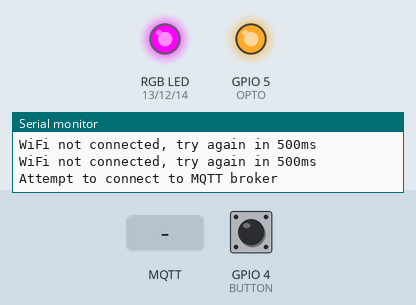
The sketch below on a simulated ESP8266 (NodeMCU). Shown: an RGB LED mixed from three pins (HIGH = lit), output pins drawn as LEDs (lit = HIGH), the last lines printed to the serial monitor. Dashed ring = blinking. The inputs (shaded band) are chosen by the test bench; at power-on: GPIO 4 (BUTTON) HIGH. WiFi joins after 1.5 s; servers stay silent unless stated; no MQTT or app messages arrive unless stated.

Above: at 2.7 s.
2.8 s: MQTT message "1" arrives on the first subscribed topic
At 5.18 s:
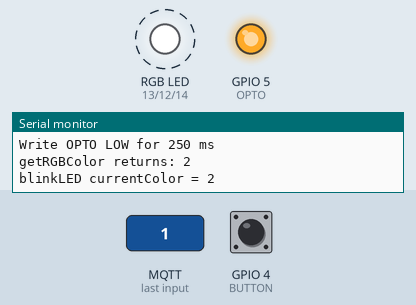
5.8 s: MQTT message "0" arrives on the first subscribed topic
8.8 s: GPIO 4 (BUTTON) pulled LOW for 3.2 s
At 8.93 s:
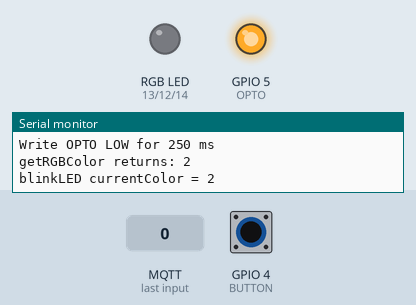
13.5 s: MQTT message "2" arrives on the first subscribed topic
16.5 s: GPIO 4 (BUTTON) pulled LOW for 1 s
At 17.64 s:
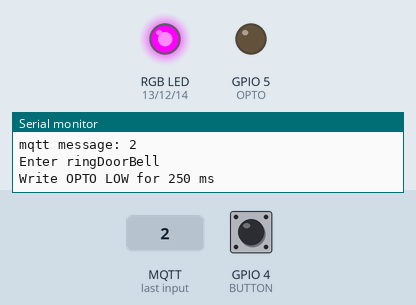
Timing chart, 0 to 20.5 s (numbered marks = the images above; inputs shaded):
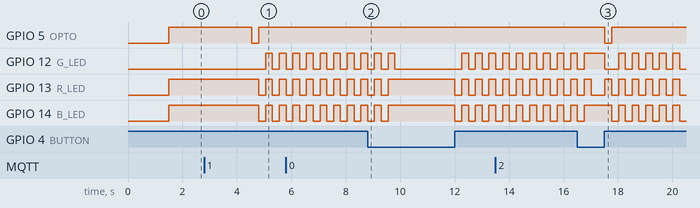

The sketch:

arduino-mqtt-sketch.ino
```cpp
// Based on Tutorials at https://vimalb.github.io/IoT-ESP8266-Starter/

#include <ESP8266WiFi.h>
WiFiClient WIFI_CLIENT;
// MQTT
#include <PubSubClient.h>
PubSubClient MQTT_CLIENT;

#define LIGHT_SENSOR A0
#define OPTO   5    // D1
#define R_LED 13    // D7
#define G_LED 12    // D6
#define B_LED 14    // D5
#define BUTTON 4    // D2

enum RGB_Bits {
  Black   = 0x00000000,
  Red     = 0x00000001,
  Green   = 0x00000002,
  Blue    = 0x00000004,
  Cyan    = Green | Blue,
  Magenta = Red | Blue,
  Yellow  = Red | Green,
  White   = Red | Green | Blue
};

// Replace with values for your environment
char mqtt_client_name[] = "ESP-123ABC";
char mqtt_server[] = "192.168.0.122";
bool doorbellSoundOn = true;

////////////////////////////////////////////////
//
// Setup
//
////////////////////////////////////////////////

void setup() {

  // Initialize the serial port
  Serial.begin(115200);

  pinMode(R_LED, OUTPUT);
  pinMode(G_LED, OUTPUT);
  pinMode(B_LED, OUTPUT);
  pinMode(OPTO, OUTPUT);
  pinMode(BUTTON, INPUT_PULLUP);

// Replace with values for your environment
  WiFi.begin("YourWiFiName", "YourWiFiPassword");

  while (WiFi.status() != WL_CONNECTED) {
    Serial.println("WiFi not connected, try again in 500ms");
    delay(500);
  }

  // HIGH is OPTO off (LED connected to VCC)
  digitalWrite(OPTO, HIGH);
  setLEDColorToSoundEnabled(doorbellSoundOn);
}

////////////////////////////////////////////////
//
// Functions
//
////////////////////////////////////////////////

void setLEDColorToSoundEnabled(bool soundOn) {
  soundOn == true ? setLEDColor(Green) : setLEDColor(Red);
}

// Set RGB bits
void setLEDColor(RGB_Bits color) {
  // Invert color bits since LEDs common cathode connected to VCC
  digitalWrite(R_LED, !(color & Red));
  digitalWrite(G_LED, !(color & Green));
  digitalWrite(B_LED, !(color & Blue));
}

// Read the current RGB LED color
RGB_Bits getRGBColor() {
  int color = Black;
  if (digitalRead(R_LED) == 0) {
    color |= Red;
  }
  if (digitalRead(G_LED) == 0) {
    color |= Green;
  }
  if (digitalRead(B_LED) == 0) {
    color |= Blue;
  }
  Serial.print("getRGBColor returns: ");
  Serial.println(color, HEX);
  return static_cast<RGB_Bits>(color);
}

// Blink the LED
void blinkLED(int milliseconds, int cycles, RGB_Bits color) {
  RGB_Bits currentColor = getRGBColor();
  Serial.print("blinkLED currentColor = ");
  Serial.println(currentColor, HEX);
  for (int i = 0; i < cycles; i++) {
    setLEDColor(color);
    delay(milliseconds);
    setLEDColor(Black);
    delay(milliseconds);
  }

  setLEDColor(currentColor);
}

// Ring the doorbell
void ringDoorbell() {
  Serial.println("Enter ringDoorBell");

  if (doorbellSoundOn == true) {
    Serial.println("Write OPTO LOW for 250 ms");
    // Pull opto output low
    digitalWrite(OPTO, LOW);
    delay(250);
    digitalWrite(OPTO, HIGH);
  }

  blinkLED(250, 10, White);
}

// This function handles received messages
void mqttSubscriptionCallback(char* topic, byte* payload, unsigned int length) {

  // Convert the message payload from bytes to a string
  String message = "";
  for (unsigned int i=0; i< length; i++) {
    message = message + (char)payload[i];
  }

  // Print the message to the serial port
  Serial.print("mqtt message: ");
  Serial.println(message);

  ringDoorbell();
}

// This function connects to the MQTT broker
void reconnect() {
  // Set our MQTT broker address and port
  MQTT_CLIENT.setServer(mqtt_server , 1883);
  MQTT_CLIENT.setClient(WIFI_CLIENT);

  // Loop until we're reconnected
  while (!MQTT_CLIENT.connected()) {
    // Attempt to connect
    Serial.println("Attempt to connect to MQTT broker");
    MQTT_CLIENT.connect(mqtt_client_name);

    // Wait some time to space out connection requests
    delay(3000);
  }

  Serial.println("MQTT connected");

  // Subscribe to the topic where our web page is publishing messages
  MQTT_CLIENT.subscribe("cmnd/pir_sense/doorbell/ring");
  // MQTT_CLIENT.subscribe("cmnd/#");

  // Set the message received callback
  MQTT_CLIENT.setCallback(mqttSubscriptionCallback);
}

////////////////////////////////////////////////
//
// Main Loop
//
////////////////////////////////////////////////

void loop() {
  // Check if we're connected to the MQTT broker
  if (!MQTT_CLIENT.connected()) {
    // If we're not, attempt to reconnect
    reconnect();
  }

  if(digitalRead(BUTTON) == LOW) {

    // Debounce
    while(digitalRead(BUTTON) == LOW) {
      delay(100);
    }

    Serial.println("Button pressed, toggle doorbellSoundOn");
    doorbellSoundOn = !doorbellSoundOn;
    setLEDColorToSoundEnabled(doorbellSoundOn);

    if (doorbellSoundOn == true) {
      Serial.println("doorbellSoundOn == true, publish cmnd/pir_sense/doorbell/ring");
      MQTT_CLIENT.publish("cmnd/pir_sense/doorbell/ring", "Button push on esp8266");
    }
  }

  // Check for incoming MQTT messages
  MQTT_CLIENT.loop();
}
```

Measured:
- after the input at 2.8 s, GPIO 5 (OPTO): HIGH → LOW after 1.8 s, → HIGH 0.25 s later; GPIO 12 (G_LED): LOW → HIGH after 2.3 s, → LOW 0.25 s later, → HIGH 0.25 s later; GPIO 13 (R_LED), GPIO 14 (B_LED): alternates HIGH for 0.25 s and LOW for 0.25 s, starting after 2.0 s
- after the input at 8.8 s, GPIO 5 (OPTO): stays HIGH (without the input it goes to LOW after 1.0 s)
- after the input at 16.5 s, GPIO 5 (OPTO): HIGH → LOW after 1.0 s, → HIGH 0.25 s later
